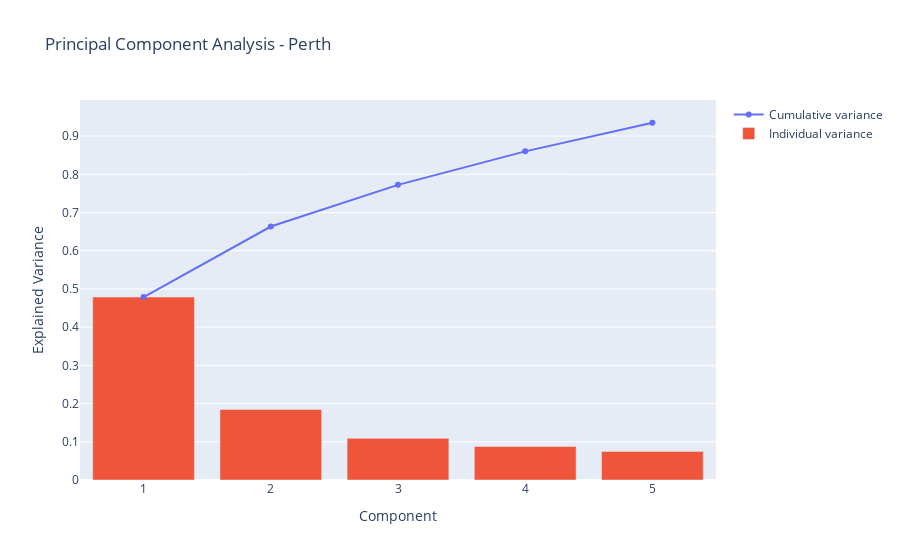

The notebook cell saved with this chart:
### Code cell
# Cumulative variance ratio graph:
fig1=go.Figure()
fig1.add_trace(
    go.Scatter(
        x=components,
        y=line,
        name="Cumulative variance",
        ids=line
        
))
fig1.add_trace(
go.Bar(
    x=components,
    y=bars,
    name="Individual variance"
))
fig1.update_layout(
     title="Principal Component Analysis - Perth",
    xaxis_title="Component",
    yaxis_title="Explained Variance",
)
   

fig1.show()

### Figure 1 — Plotly figure (JSON) as saved in the notebook; plotly's stock layout.template omitted (floating-point values rounded to 4 significant figures)
{"data": [{"ids": [0.4788, 0.6633, 0.7724, 0.86, 0.9349], "name": "Cumulative variance", "type": "scatter", "x": [1, 2, 3, 4, 5], "y": [0.4788, 0.6633, 0.7724, 0.86, 0.9349]}, {"name": "Individual variance", "type": "bar", "x": [1, 2, 3, 4, 5], "y": [0.4788, 0.1845, 0.1091, 0.08765, 0.07489]}], "layout": {"title": {"text": "Principal Component Analysis - Perth"}, "xaxis": {"title": {"text": "Component"}}, "yaxis": {"title": {"text": "Explained Variance"}}}}
